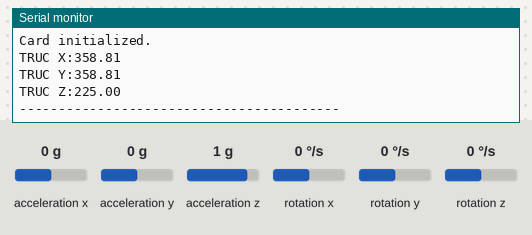
The sketch below on a simulated Arduino Uno, built with avr-gcc and run on an emulated ATmega328P. Shown: the last lines printed to the serial monitor. Wiring (inferred from the names in the program): MPU-6050 motion sensor at I2C address 0x68. Inputs (shaded band) come from the test bench; at power-on: acceleration x 0 g, acceleration y 0 g, acceleration z 1 g, rotation x 0 °/s, rotation y 0 °/s, rotation z 0 °/s. Storage starts empty.

Above: at 2.2 s.
2.3 s: acceleration x set to -1.4 g
At 4.8 s:
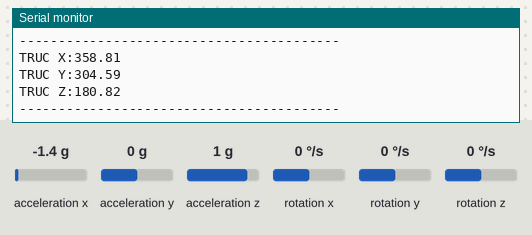
5.0 s: acceleration y set to -1.4 g
At 7.3 s:
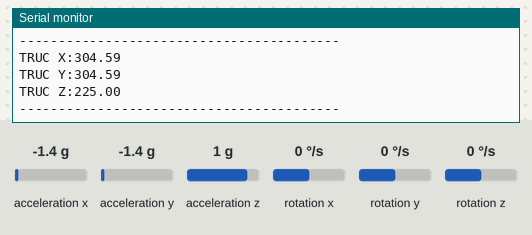
7.7 s: acceleration z set to -1.4 g
At 10.9 s:
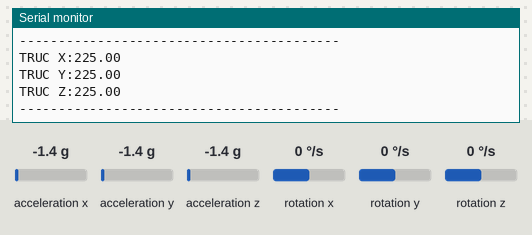
Timing chart, 0 to 12.4 s (numbered marks = the images above; inputs shaded):
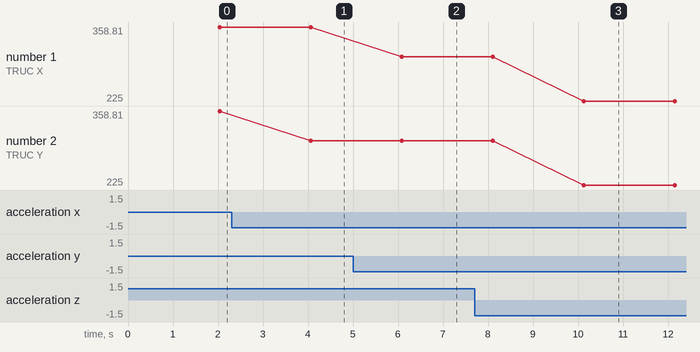

The sketch:

MPU6050_WITH_SD_CARD_CHUAN.ino
```cpp
/*
 * MPU6050:
 * - INT  -- D02
 * - SDA  -- A04
 * - SCL  -- A05
 * Powered at 5 V.
 * SD Card:
 * - MOSI -- D11
 * - MISO -- D12
 * - SCLK -- D13
 * - CS   -- D10
 */

#include<Wire.h>
#include <SPI.h>
#include <SD.h>
const int MPU = 0x68;  // I2C address of the MPU-6050
const int SD_CS = 10; // SD CS pin
int minVal=265;
int maxVal=402;
double x;
double y;
double z;
void Read_Write();
void stampC();
void errorFW();
bool Serial_plus_SD = true; // Output to SD and Serial, or only to SD.

// Setup:
void setup()
{
  Wire.begin();
  Wire.beginTransmission(MPU);
  Wire.write(0x6B);
  Wire.write(0);
  Wire.endTransmission(true);

  if (Serial_plus_SD)
    Serial.begin(38400);
  if (Serial_plus_SD)
    Serial.println("\nInitializing SD card.");

  if (!SD.begin(SD_CS))
  {
    if (Serial_plus_SD)
      Serial.println("Card failed, or not present.");
    while(1)
      ;
  }
  else
  {
    if (Serial_plus_SD)
      Serial.println("Card initialized.");
      delay(1000);
  }
}
void loop()
// function that reads the MPU and writes the data to the SD.
{
  int16_t AcX,AcY,AcZ,Tmp,GyX,GyY,GyZ;
  Wire.beginTransmission(MPU);
  Wire.write(0x3B);
  Wire.endTransmission(false);
  Wire.requestFrom(MPU,14,true);  // request a total of 14 registers
  AcX = Wire.read()<<8|Wire.read();  // 0x3B (ACCEL_XOUT_H) & 0x3C (ACCEL_XOUT_L)
  AcY = Wire.read()<<8|Wire.read();  // 0x3D (ACCEL_YOUT_H) & 0x3E (ACCEL_YOUT_L)
  AcZ = Wire.read()<<8|Wire.read();  // 0x3F (ACCEL_ZOUT_H) & 0x40 (ACCEL_ZOUT_L)
  Tmp = Wire.read()<<8|Wire.read();  // 0x41 (TEMP_OUT_H) & 0x42 (TEMP_OUT_L)
  GyX = Wire.read()<<8|Wire.read();  // 0x43 (GYRO_XOUT_H) & 0x44 (GYRO_XOUT_L)
  GyY = Wire.read()<<8|Wire.read();  // 0x45 (GYRO_YOUT_H) & 0x46 (GYRO_YOUT_L)
  GyZ = Wire.read()<<8|Wire.read();  // 0x47 (GYRO_ZOUT_H) & 0x48 (GYRO_ZOUT_L)
    int xAng = map(AcX,minVal,maxVal,-90,90);
    int yAng = map(AcY,minVal,maxVal,-90,90);
    int zAng = map(AcZ,minVal,maxVal,-90,90);

       x= RAD_TO_DEG * (atan2(-yAng, -zAng)+PI);
       y= RAD_TO_DEG * (atan2(-xAng, -zAng)+PI);
       z= RAD_TO_DEG * (atan2(-yAng, -xAng)+PI);


  String dataString = "";
  dataString += String(x); dataString += ":";
  dataString += String(y); dataString += ":";
  dataString += String(z); dataString += ":";

  File dataFile = SD.open("MPU6050.txt", FILE_WRITE);
  if (dataFile)
  {
   // dataFile.println(dataString);
    dataFile.print("TRUC X:=");
    dataFile.println(x);
    dataFile.print("TRUC Y:=");
    dataFile.println(y);
    dataFile.print("TRUC Z:=");
    dataFile.println(z);
    dataFile.close();
    if (Serial_plus_SD)
      //Serial.println(dataString);
      delay(1000);
       Serial.print("TRUC X:");
       Serial.println(x);
       Serial.print("TRUC Y:");
       Serial.println(y);
       Serial.print("TRUC Z:");
       Serial.println(z);
       Serial.println("-----------------------------------------");
       delay(1000);
  }}
 /* else
    errorFW();

  return;
}

void stampC()
{
  // Local variables:
  String dataString = " CALIBRATION ";
  File dataFile = SD.open("MPU6050.txt", FILE_WRITE);
  if (dataFile)
  {
    dataFile.println(dataString);
    dataFile.close();
    if (Serial_plus_SD)
      Serial.println(dataString);
      delay(1000);
  }
  else
    errorFW();

  return;
}
void errorFW()
{
  if (Serial_plus_SD)
    Serial.println("Error opening datalog.txt.");
  while(1)
    ;
  return;
}*/
```

Measured:
- after the input at 2.3 s, the serial monitor: prints a new line after 1.8 s (image 1)
- after the input at 5.0 s, the serial monitor: prints a new line after 1.1 s (image 2)
- after the input at 7.7 s, the serial monitor: prints a new line after 2.4 s (image 3)
- plotted number 2: 358.81 → 304.59 after the input at 2.3 s
